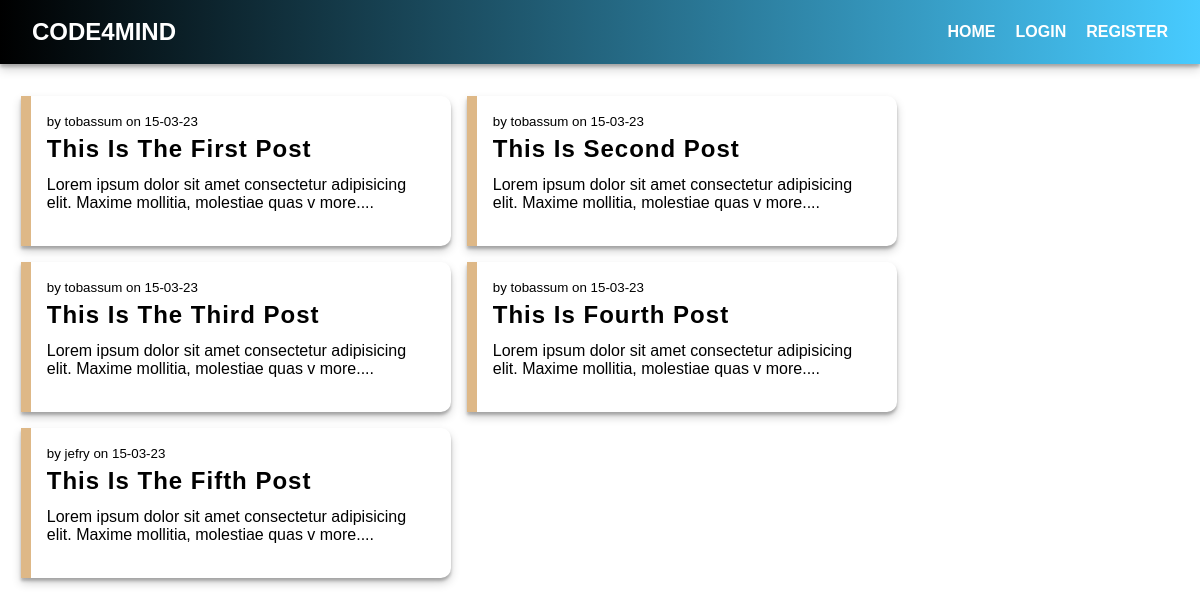
Before: / with the older database file.
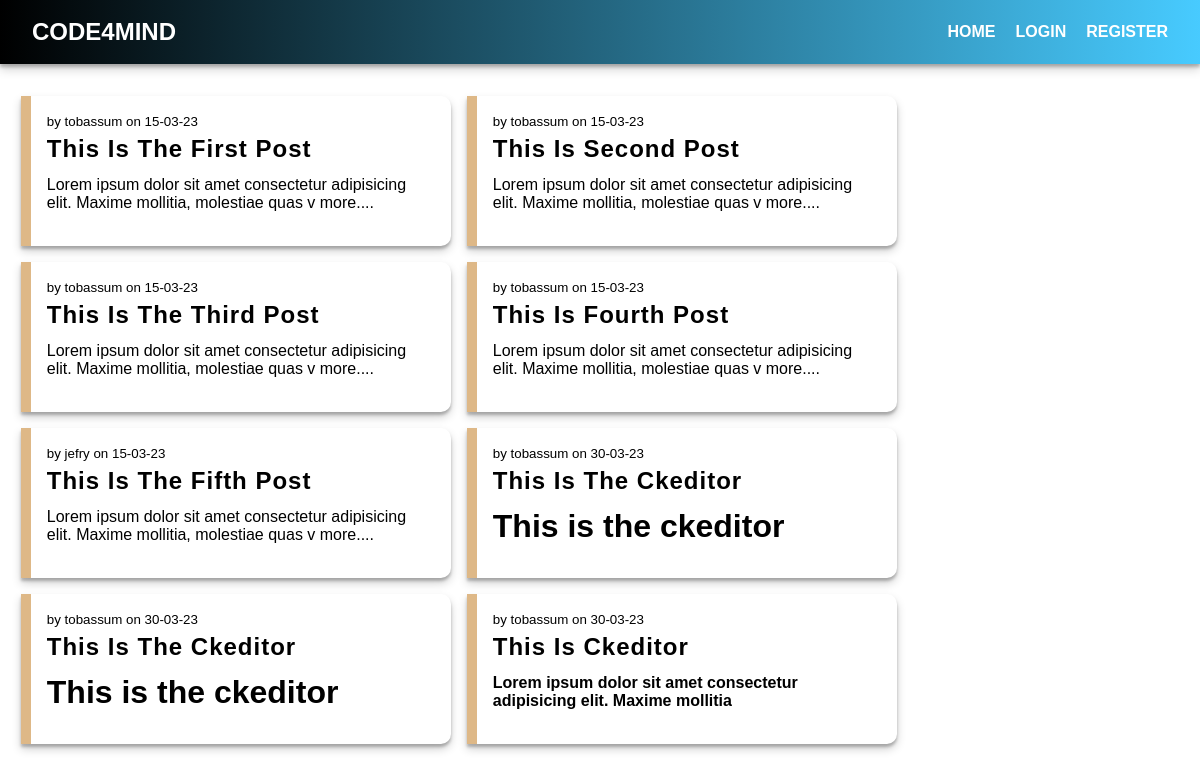
After: the same page with the newer database file.
### app/models.py (models this page shows, shortened)
class Post(db.Model):
	id = db.Column(db.Integer(), primary_key=True)
	title = db.Column(db.String(200), nullable=False)
	sub_title = db.Column(db.String(150), nullable=False)
	posted_date = db.Column(db.DateTime, nullable=False, default=datetime.datetime.utcnow)
	post_content = db.Column(db.VARCHAR, nullable=False)
	user_id = db.Column(db.Integer, db.ForeignKey("user.id"), nullable=False)
	comments = db.relationship("Comment", backref="post_comments", lazy=True)

class User(db.Model, UserMixin):
	id = db.Column(db.Integer(), primary_key=True)
	f_name = db.Column(db.String(30), nullable=False)
	l_name = db.Column(db.String(30), nullable=False)
	username = db.Column(db.String(50), unique=True, nullable=False)
	email = db.Column(db.String(100), unique=True, nullable=False)
	password = db.Column(db.String(256), unique=True, nullable=False)
	user_active = db.Column(db.DateTime, default=datetime.datetime.utcnow)
	posts = db.relationship("Post", backref="author", lazy=True)
	comments = db.relationship("Comment", backref="user_comments", lazy=True)

### app/main.py (the view)
@main.route('/')
def index():
	posts = Post.query.all()
	return render_template('index.html', posts=posts)

### app/templates/index.html (shortened to what this page needs)
{% extends "layout.html" %}
{% block content %}
<div class="main-container">
	<div class="row">
		<div class="col">
			<div class="card-body">
				{% for post in posts %}
				<div class="card-content">
					<div class="card-items">
						<div class="author-date">
							<small>by {{ post.author.username }} on {{ post.posted_date.strftime('%d-%m-%y') }}</small>
						</div>
						<div>
							<a href="{{ url_for('main.post', post_id=post.id) }}"><h2>{{ post.title }}</h2></a>
						</div>
						<div>
							<p>{{ post.post_content | truncate(100, true, ' more....') | safe }}</p>
						</div>
					</div>
				</div>
				{% endfor %}
			</div>
		</div>
	</div>
</div>
{% endblock %}

### app/templates/layout.html (shortened to what this page needs)
<!DOCTYPE html>
<html lang="en">
<head>
	<link rel="stylesheet" type="text/css" href="{{ url_for('static', filename='css/styles.css') }}">
	<link rel="stylesheet" href="https://cdn.jsdelivr.net/npm/bootstrap-icons@1.10.3/font/bootstrap-icons.css">
</head>
<body>
	{% include "includes/header.html" %}
	{% block content %}
	{% endblock %}
</body>
</html>

### app/templates/includes/header.html (shortened to what this page needs)
{% block styles %}
	<link rel="stylesheet" href="{{ url_for('static', filename='css/header.css') }}">
{% endblock %}
<header class="nav-bar">
	<a href="{{ url_for('main.index') }}" class="logo">
	Code4mind</a>
	<ul class="nav-items">
		<li class="nav-item"><a href="{{ url_for('main.index') }}">Home</a></li>
		{% if not current_user.is_authenticated %}
		<li class="nav-item"><a href="{{ url_for('auth.login') }}">login</a></li>
		<li class="nav-item"><a href="{{ url_for('auth.register') }}">register</a></li>
		{% endif %}
	</ul>
</header>

### app/static/css/styles.css (style rules this page uses)
* { top: 0; left: 0; padding: 0; margin: 0; box-sizing: border-box; font-family: 'Poppins', sans-serif; }
.main-container { width: 100%; position: relative; display: flex; justify-content: center; align-items: center; }
.main-container { position: relative; }
.main-container .row, .main-container .col { margin: 1rem 0.65rem; width: 100%; }
.main-container .card-body { position: relative; display: flex; flex-flow: wrap row; gap: 1rem; }
.card-body .card-content { display: flex; width: 430px; height: auto; padding: 1rem; height: 150px; border-left: 10px solid burlywood; border-radius: 0 10px 10px 0; box-shadow: rgba(0, 0, 0, 0.19) 0px 5px 10px, rgba(0, 0, 0, 0.23) 0px 3px 3px; }
.card-content .author-date { flex: 0 0 100px; padding-bottom: 0.3rem; align-self: center; margin-right: 0.8rem; }
.card-content h2 { color: black; text-transform: capitalize; letter-spacing: 1px; padding-bottom: 0.8rem; }

### app/static/css/header.css (style rules this page uses)
a { text-decoration: none; color: white; }
ul,li { list-style: none; }
.nav-bar { display: flex; z-index: 999; width: 100%; line-height: 32px; justify-content: space-between; align-items: center; padding: 16px 32px; box-shadow: rgba(0, 0, 0, 0.19) 0px 5px 10px, rgba(0, 0, 0, 0.23) 0px 3px 3px; background: linear-gradient(90deg, #000 0%, hsla(197, 100%, 64%, 1) 100%); }
.nav-bar .logo { font-size: 24px; font-weight: bold; text-transform: uppercase; color: #fff; cursor: pointer; }
.nav-bar .nav-items { display: flex; }
.nav-bar .nav-items .nav-item { padding-left: 20px; text-transform: uppercase; font-size: 16px; font-weight: 600; }

Changed rows visible on the page:
added Post: author.username "tobassum", posted_date "30-03-23", title "This Is The Ckeditor", post_content "This is the ckeditor"
added Post: author.username "tobassum", posted_date "30-03-23", title "This Is The Ckeditor", post_content "This is the ckeditor"
added Post: author.username "tobassum", posted_date "30-03-23", title "This Is Ckeditor", post_content "Lorem ipsum dolor sit amet consectetur adipisicing elit. Maxime mollitia"
